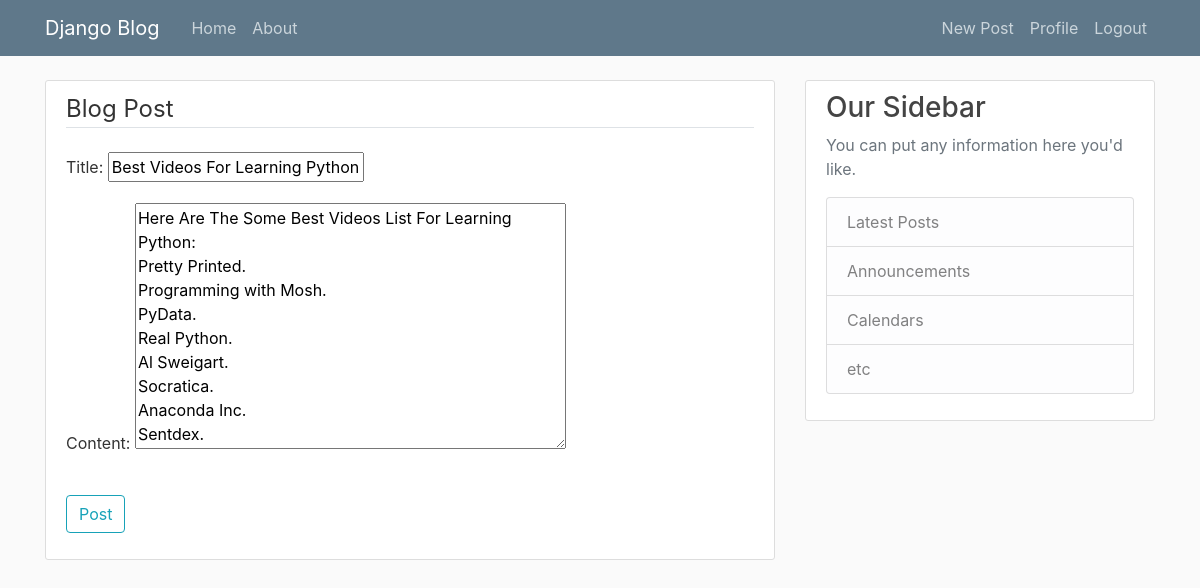
Screenshot of /post/27/update/ (signed in) with the database file from the repository.
### blog/models.py (models this page shows, shortened)
class Post(models.Model):
    title = models.CharField(max_length=100)
    content = models.TextField()
    date_posted = models.DateTimeField(default=timezone.now)
    author = models.ForeignKey(User, on_delete=models.CASCADE)

### blog/views.py (the view, shortened to what this page needs)
# urls.py: path('post/<int:pk>/update/', PostUpdateView.as_view(), name='post-update'),
class PostUpdateView(LoginRequiredMixin, UserPassesTestMixin, UpdateView):
    model = Post
    fields = ['title', 'content']
    def test_func(self):
        post = self.get_object()
        if self.request.user == post.author:
            return True
        return False

### blog/templates/blog/post_form.html (shortened to what this page needs)
{% extends "blog/base.html" %}
{% load crispy_forms_tags %}
{% block content %}
    <div class="content-section">
        <form method="POST">
            <fieldset class="form-group">
                <legend class="border-bottom mb-4">Blog Post</legend>
                {{ form.as_p }}
            </fieldset>
            <div class="form-group">
                <button class="btn btn-outline-info" type="submit">Post</button>
            </div>
        </form>
    </div>
{% endblock content %}

### blog/static/blog/main.css (style rules this page uses)
body { background: #fafafa; color: #333333; margin-top: 5rem; }
.content-section { background: #ffffff; padding: 10px 20px; border: 1px solid #dddddd; border-radius: 3px; margin-bottom: 20px; }

### rows the page displays
Post: title "Best Videos For Learning Python", content "Here Are The Some Best Videos List For Learning Python: Pretty Printed. Programming with Mosh. PyData. Real Python. Al Sweigart. Socratica. Anaconda Inc. Sentdex."
